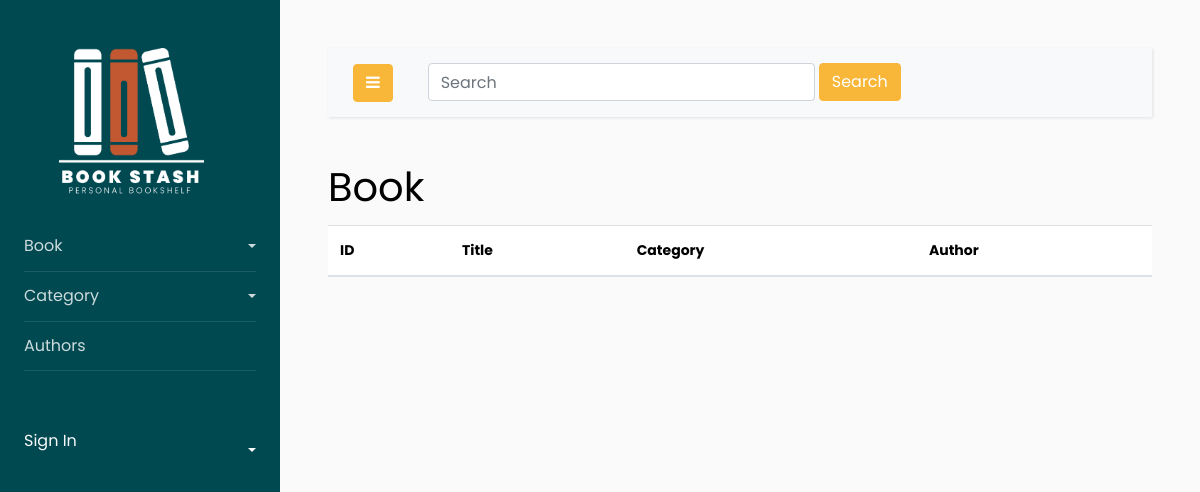
Page /book/list on the earlier database version.
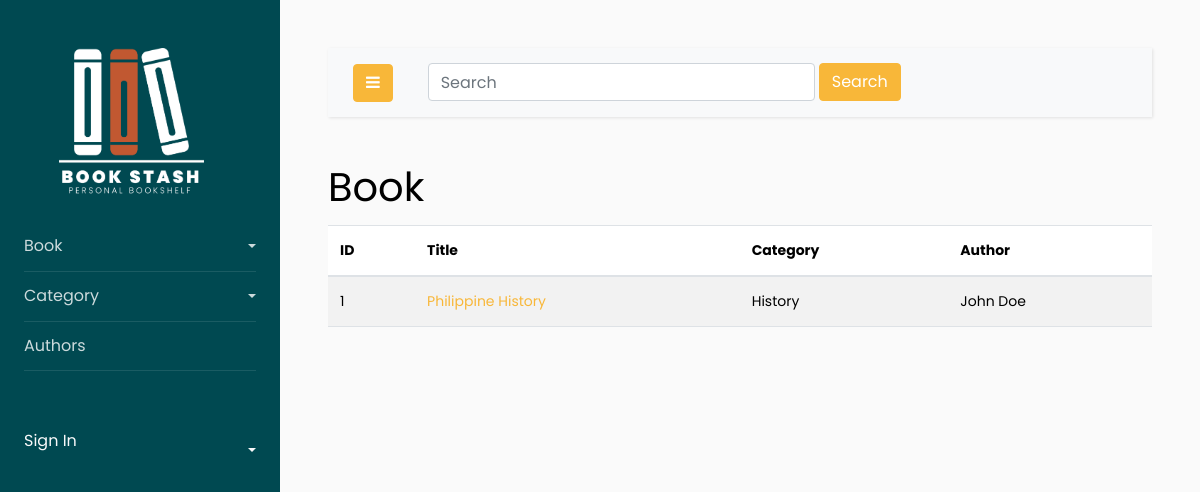
Same page on the later database version.
### book/models.py (models this page shows, shortened)
class Book(models.Model):
    title = models.CharField(max_length=100)
    description = models.TextField(max_length=500)
    isbn = models.CharField(null=True, blank=True, max_length=100)
    category = models.ForeignKey(BookCategory, on_delete=models.CASCADE, related_name='category')
    author = models.ManyToManyField(Author, related_name='author')

class BookCategory(models.Model):
    category_name = models.CharField(max_length=50)
    category_description = models.TextField(max_length=500)
    def __str__(self):
        return self.category_name

class Author(models.Model):
    auth_fname = models.CharField(max_length=200)
    auth_lname = models.CharField(max_length=200)
    def __str__(self):
        return f"{self.auth_fname} {self.auth_lname}"

### book/views.py (the view)
# urls.py: path('book/list', BookList.as_view(), name='book_list'),
class BookList(View):
    def get(self, request):
        queryset = Book.objects.all()
        context = {
            'book_list':queryset,
        }
        return render(request, 'book/book_list.html', context)

### book/templates/book/book_list.html (shortened to what this page needs)
{% extends 'base.html' %}
{% block content %}
<h1>Book</h1>
<table class="table table-striped">
    <thead class="">
        <th>ID</th>
        <th>Title</th>
        <th>Category</th>
        <th>Author</th>
    </thead>
    <tbody>
    {% for book in book_list %}
        <tr>
            <td>{{ book.id }}</td>
            <td><a href="{% url 'book:book_detail' book.id %}">{{ book.title }}</a></td>
            <td>{{ book.category }}</td>
            <td>
                {% for author in book.author.all %}
                    {{ author }}
                {% endfor %}
            </td>
        </tr>
    {% endfor %}
    </tbody>
</table>
{% endblock %}

Differences in the rows shown:
added Book: id "1", title "Philippine History", category "History"
added Author: auth_fname+auth_lname "John Doe"
